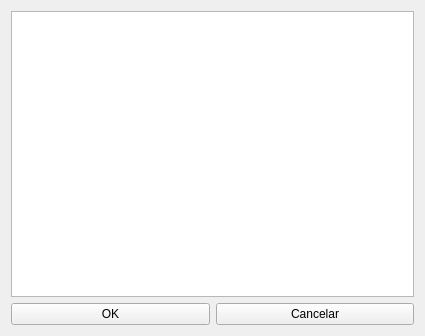
<?xml version="1.0" encoding="UTF-8"?>
<ui version="4.0">
 <class>Pesquisar</class>
 <widget class="QWidget" name="Pesquisar">
  <property name="geometry">
   <rect>
    <x>0</x>
    <y>0</y>
    <width>425</width>
    <height>336</height>
   </rect>
  </property>
  <property name="windowTitle">
   <string>Form</string>
  </property>
  <property name="styleSheet">
   <string notr="true"/>
  </property>
  <layout class="QGridLayout" name="gridLayout">
   <item row="0" column="0">
    <widget class="QTableWidget" name="tableWidget">
     <property name="editTriggers">
      <set>QAbstractItemView::NoEditTriggers</set>
     </property>
     <property name="alternatingRowColors">
      <bool>true</bool>
     </property>
     <property name="selectionBehavior">
      <enum>QAbstractItemView::SelectRows</enum>
     </property>
     <property name="sortingEnabled">
      <bool>true</bool>
     </property>
    </widget>
   </item>
   <item row="1" column="0">
    <layout class="QHBoxLayout" name="horizontalLayout">
     <item>
      <widget class="QPushButton" name="botaoOK">
       <property name="text">
        <string>OK</string>
       </property>
      </widget>
     </item>
     <item>
      <widget class="QPushButton" name="botaoCancelar">
       <property name="text">
        <string>Cancelar</string>
       </property>
      </widget>
     </item>
    </layout>
   </item>
  </layout>
 </widget>
 <tabstops>
  <tabstop>tableWidget</tabstop>
  <tabstop>botaoOK</tabstop>
  <tabstop>botaoCancelar</tabstop>
 </tabstops>
 <resources/>
 <connections/>
</ui>
